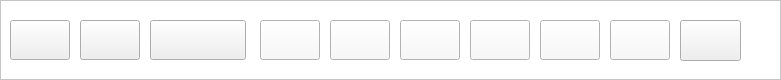
   <widget class="QFrame" name="frame_3">
    <property name="geometry">
     <rect>
      <x>23</x>
      <y>12</y>
      <width>781</width>
      <height>80</height>
     </rect>
    </property>
    <property name="styleSheet">
     <string notr="true">QFrame
{
	
	background-color: rgb(255, 255, 255);
}</string>
    </property>
    <property name="frameShape">
     <enum>QFrame::StyledPanel</enum>
    </property>
    <property name="frameShadow">
     <enum>QFrame::Raised</enum>
    </property>
    <widget class="QPushButton" name="btnHome">
     <property name="geometry">
      <rect>
       <x>680</x>
       <y>20</y>
       <width>61</width>
       <height>41</height>
      </rect>
     </property>
     <property name="styleSheet">
      <string notr="true"> QPushButton {
	border-image: url(:/images/scara-UI-home-normal.png) 0;
 }

 QPushButton:hover {
	border-image: url(:/images/scara-UI-home-hover.png) 0;
 }

 QPushButton:pressed  {
	border-image: url(:/images/scara-UI-home-click.png) 0;
 }
</string>
     </property>
     <property name="text">
      <string/>
     </property>
    </widget>
    <widget class="QPushButton" name="btnHelp">
     <property name="geometry">
      <rect>
       <x>610</x>
       <y>20</y>
       <width>60</width>
       <height>40</height>
      </rect>
     </property>
     <property name="styleSheet">
      <string notr="true"> QPushButton {
	background-color: rgb(249, 249, 249);
	border-image:url(:/images/mDraw_UI-icon-help_info.png) 0;
 }

 QPushButton:hover {
	background-color: rgb(249, 249, 249);
	border-image: url(:/images/mDraw_UI-icon-help_info-hover.png) 0;
 }

 QPushButton:pressed  {
	background-color: rgb(249, 249, 249);
	border-image: url(:/images/mDraw_UI-icon-help_info-click.png) 0;
 }

</string>
     </property>
     <property name="text">
      <string/>
     </property>
    </widget>
    <widget class="QPushButton" name="btnVFlip">
     <property name="geometry">
      <rect>
       <x>400</x>
       <y>20</y>
       <width>60</width>
       <height>40</height>
      </rect>
     </property>
     <property name="styleSheet">
      <string notr="true"> QPushButton {
	background-color: rgb(249, 249, 249);
	border-image:url(:/images/mDraw_UI-icon-HSymmetric.png) 0;
 }

 QPushButton:hover {
	background-color: rgb(249, 249, 249);
	border-image: url(:/images/mDraw_UI-icon-HSymmetric-hover.png) 0;
 }

 QPushButton:pressed  {
	background-color: rgb(249, 249, 249);
	border-image: url(:/images/mDraw_UI-icon-HSymmetric-click.png) 0;
 }

</string>
     </property>
     <property name="text">
      <string/>
     </property>
    </widget>
    <widget class="QPushButton" name="btnHFlip">
     <property name="geometry">
      <rect>
       <x>330</x>
       <y>20</y>
       <width>60</width>
       <height>40</height>
      </rect>
     </property>
     <property name="styleSheet">
      <string notr="true"> QPushButton {
	background-color: rgb(249, 249, 249);
	border-image:url(:/images/mDraw_UI-icon-VSymmetric.png) 0;
 }

 QPushButton:hover {
	background-color: rgb(249, 249, 249);
	border-image: url(:/images/mDraw_UI-icon-VSymmetric-hover.png) 0;
 }

 QPushButton:pressed  {
	background-color: rgb(249, 249, 249);
	border-image: url(:/images/mDraw_UI-icon-VSymmetric-click.png) 0;
 }

</string>
     </property>
     <property name="text">
      <string/>
     </property>
    </widget>
    <widget class="QPushButton" name="btnRollAC">
     <property name="geometry">
      <rect>
       <x>540</x>
       <y>20</y>
       <width>60</width>
       <height>40</height>
      </rect>
     </property>
     <property name="styleSheet">
      <string notr="true"> QPushButton {
	background-color: rgb(249, 249, 249);
	border-image:url(:/images/mDraw_UI-icon-anticlockwise-rotation.png) 0;
 }

 QPushButton:hover {
	background-color: rgb(249, 249, 249);
	border-image: url(:/images/mDraw_UI-icon-anticlockwise-rotation-hover.png) 0;
 }

 QPushButton:pressed  {
	background-color: rgb(249, 249, 249);
	border-image: url(:/images/mDraw_UI-icon-anticlockwise-rotation-click.png) 0;
 }

</string>
     </property>
     <property name="text">
      <string/>
     </property>
    </widget>
    <widget class="QPushButton" name="btnClearPic">
     <property name="geometry">
      <rect>
       <x>80</x>
       <y>20</y>
       <width>60</width>
       <height>40</height>
      </rect>
     </property>
     <property name="styleSheet">
      <string notr="true"> QPushButton {
	border-image: url(:/images/scara-UI-ClearPic_normal.png) 0;
 }

 QPushButton:hover {
	border-image: url(:/images/scara-UI-ClearPic_hover.png) 0;
 }

 QPushButton:pressed  {
	border-image: url(:/images/scara-UI-ClearPic_click.png) 0;
 }</string>
     </property>
     <property name="text">
      <string/>
     </property>
    </widget>
    <widget class="QPushButton" name="btnStop">
     <property name="geometry">
      <rect>
       <x>260</x>
       <y>20</y>
       <width>60</width>
       <height>40</height>
      </rect>
     </property>
     <property name="styleSheet">
      <string notr="true"> QPushButton {
	background-color: rgb(249, 249, 249);
	border-image: url(:/images/scara-UI-Stop-normal.png) 0;
 }

 QPushButton:hover {
	background-color: rgb(249, 249, 249);
	border-image: url(:/images/scara-UI-Stop-hover.png) 0;
 }

 QPushButton:pressed  {
	background-color: rgb(249, 249, 249);
	border-image: url(:/images/scara-UI-Stop-click.png) 0;
 }
</string>
     </property>
     <property name="text">
      <string/>
     </property>
    </widget>
    <widget class="QPushButton" name="btnLoadPic">
     <property name="geometry">
      <rect>
       <x>10</x>
       <y>20</y>
       <width>60</width>
       <height>40</height>
      </rect>
     </property>
     <property name="styleSheet">
      <string notr="true"> QPushButton {
	border-image: url(:/images/scara-UI-LoadPic_normal.png) 0;
 }
 QPushButton:hover {
	border-image: url(:/images/scara-UI-LoadPic_hover.png) 0;
 }

 QPushButton:pressed  {
	border-image: url(:/images/scara-UI-LoadPic_click.png) 0;
 }</string>
     </property>
     <property name="text">
      <string/>
     </property>
    </widget>
    <widget class="QPushButton" name="btnRollC">
     <property name="geometry">
      <rect>
       <x>470</x>
       <y>20</y>
       <width>60</width>
       <height>40</height>
      </rect>
     </property>
     <property name="styleSheet">
      <string notr="true"> QPushButton {
	background-color: rgb(249, 249, 249);
	border-image:url(:/images/mDraw_UI-icon-clockwise-rotation.png) 0;
 }

 QPushButton:hover {
	background-color: rgb(249, 249, 249);
	border-image: url(:/images/mDraw_UI-icon-clockwise-rotation-hover.png) 0;
 }

 QPushButton:pressed  {
	background-color: rgb(249, 249, 249);
	border-image: url(:/images/mDraw_UI-icon-clockwise-rotation-click.png) 0;
 }

</string>
     </property>
     <property name="text">
      <string/>
     </property>
    </widget>
    <widget class="QPushButton" name="btnPrintPic">
     <property name="geometry">
      <rect>
       <x>150</x>
       <y>20</y>
       <width>96</width>
       <height>40</height>
      </rect>
     </property>
     <property name="styleSheet">
      <string notr="true"> QPushButton {
	border-image:url(:/images/scara-UI-Start-normal.png) 0;
 }

 QPushButton:hover {
	border-image: url(:/images/scara-UI-Start-hover.png) 0;
 }

 QPushButton:pressed  {
	border-image: url(:/images/scara-UI-Start-click.png) 0;
 }

</string>
     </property>
    </widget>
   </widget>
